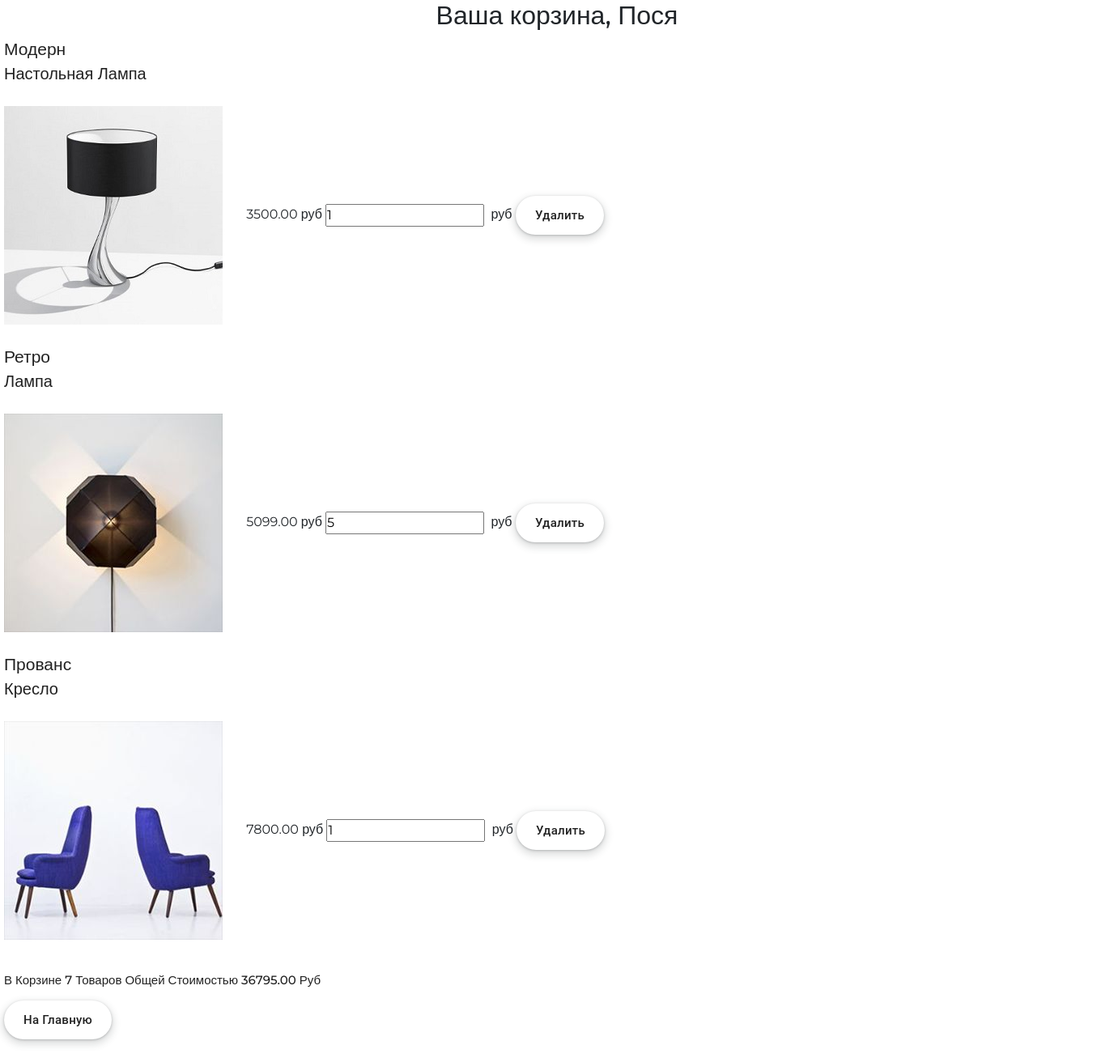
The app's page /cart/ (signed in), older data.
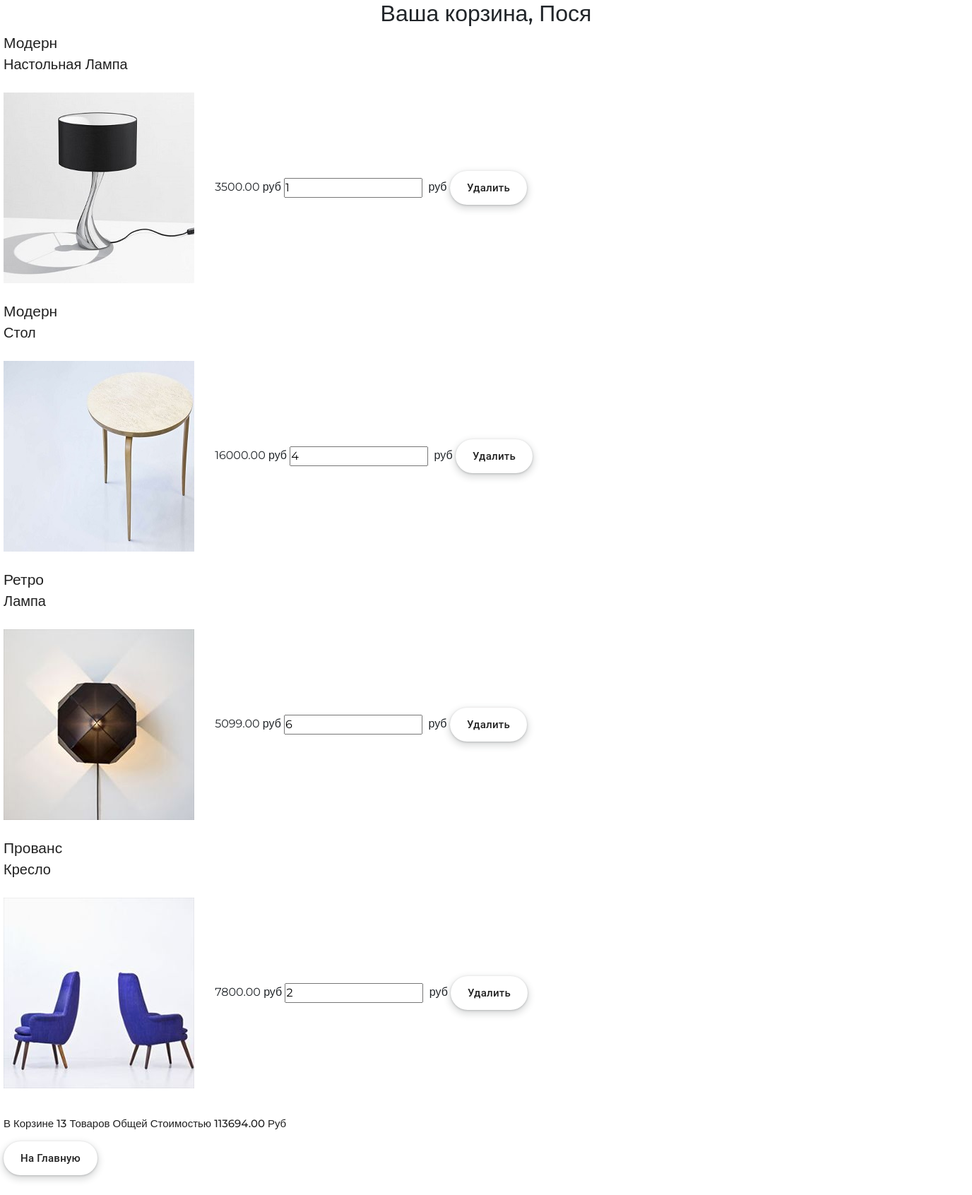
The same page, newer data.
### cartapp/models.py (models this page shows)
class Cart(models.Model):
    user = models.ForeignKey(settings.AUTH_USER_MODEL, on_delete=models.CASCADE, related_name='cart',
                             verbose_name='Пользователь')
    product = models.ForeignKey(Product, on_delete=models.CASCADE, verbose_name='Товар')
    quantity = models.PositiveIntegerField(default=0, verbose_name='Количество товара')
    add_datetime = models.DateTimeField(auto_now_add=True, verbose_name='Время появления товара на сайте')
    price = models.PositiveIntegerField(default=0, verbose_name='цена')
    @property
    def product_cost(self):
        return self.product.price * self.quantity
    @property
    def total_quantity(self):
        _items = Cart.objects.filter(user=self.user)
        _totalquantity = sum(list(map(lambda x: x.quantity, _items)))
        return _totalquantity
    @property
    def total_cost(self):
        _items = Cart.objects.filter(user=self.user)
        _totalcost = sum(list(map(lambda x: x.product_cost, _items)))
        return _totalcost

### mainapp/models.py (models this page shows, shortened)
class Product(models.Model):
    name = models.CharField(verbose_name='имя', max_length=128, unique=True)
    description = models.TextField(verbose_name='описание', blank=True)
    category = models.ForeignKey(ProductCategory, on_delete=models.SET_NULL, null=True, blank=True)
    short_description = models.CharField(verbose_name='короткое описание', max_length=64)
    price = models.DecimalField(verbose_name='цена', max_digits=8, decimal_places=2, default=0)
    price_with_discount = models.DecimalField(verbose_name='цена со скидкой', max_digits=8, decimal_places=2, default=0)
    quantity = models.PositiveIntegerField(verbose_name='количество на складе', default=0)
    image = models.ImageField(upload_to='products_images', blank=True)
    is_active = models.BooleanField(verbose_name='активна', default=True)

class ProductCategory(models.Model):
    name = models.CharField(verbose_name='имя', max_length=64, unique=True, blank=True)
    description = models.TextField(verbose_name='описание', blank=True, max_length=128)
    is_active = models.BooleanField(verbose_name='активна', default=True)

### authapp/models.py (models this page shows, shortened)
class ShopUser(AbstractUser):
    avatar = models.ImageField(upload_to='users_avatars', blank=True)
    country = models.CharField(verbose_name='страна', max_length=128)
    phone_number = models.CharField(verbose_name='номер телефона', max_length=14)
    activation_key = models.CharField(max_length=128, blank=True)
    activation_key_expires = models.DateTimeField(default=(now() + timedelta(hours=48)))

### cartapp/views.py (the view)
# urls.py: path('', views.cart, name='view'),
@login_required
def cart(request):
    title = 'корзина'
    cart_items = Cart.objects.filter(user=request.user).order_by('product__category')
    content = {
        'title': title,
        'cart_items': cart_items,
    }
    return render(request, 'cartapp/cart.html', content)

### mainapp/context_processors.py (called while the page is built)
def cart(request):
    print(f'context processor cart works')
    cart = []
    if request.user.is_authenticated:
        cart = Cart.objects.filter(user=request.user)
    return {
        'cart': cart,
        }

### cartapp/templates/cartapp/cart.html
{% extends 'cartapp/base.html' %}
{% load static %}
{% block content %}
    <div class="basket_list">
        {% include 'cartapp/includes/inc_cart_list.html' %}
    </div>
    <button class="button-17" style="margin: 0px 0px 30px 0px;">
        <a href="{% url 'index' %}" class="text-simple" >
            на главную
        </a>
    </button>
{% endblock %}

### cartapp/templates/cartapp/includes/inc_cart_list.html
{% for item in cart_items %}
    <div class="basket_record">
        <span class="category_name">{{ item.product.category.name }}</span><br>
        <span class="product_name">{{ item.product.name }}</span><br>
        <img src="/media/{{ item.product.image }}"
             alt="{{ item.product.short_desc }}">
        <span class="product_price">{{ item.product.price }}&nbspруб</span>
        <input type="number" name="{{ item.pk }}" min="0"
                             value="{{ item.quantity }}">
        <span class="product_cost">{{ item.cost }}&nbspруб</span>
        <button class="button-17">
            <a href="{% url 'cart:remove' item.pk %}" class="text-simple">
                удалить
            </a>
        </button>
    </div>
{% endfor %}
{% if cart_items %}
    <div class="summary">
        В корзине {{ cart_items.0.total_quantity }} товаров общей стоимостью
        {{ cart_items.0.total_cost }} руб
    </div>
{% endif %}

Row changes from the older to the newer data that the page shows:
changed through a linked row, Cart "Настольная Лампа": user+quantity "7" → "13"; user+product+quantity "36795.00" → "113694.00"
added Cart: product.category.name "Модерн", product.name "Стол", product.image (picture), product.price "16000.00", quantity "4"
changed Cart "Ретро": quantity "5" → "6"
changed Cart "Прованс": quantity "1" → "2"
